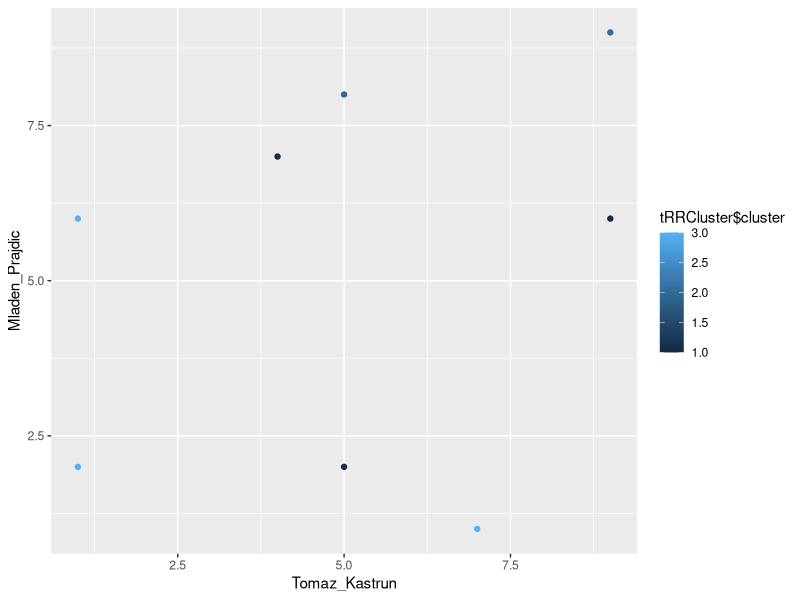
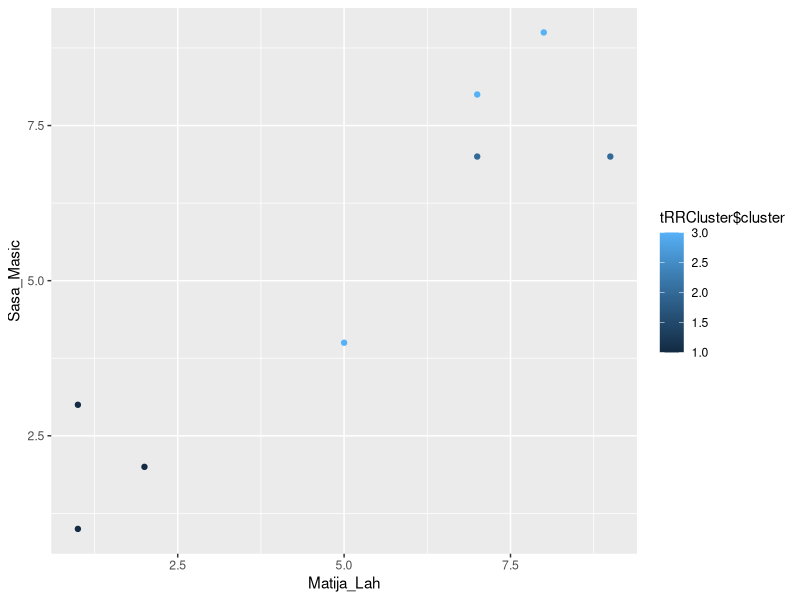
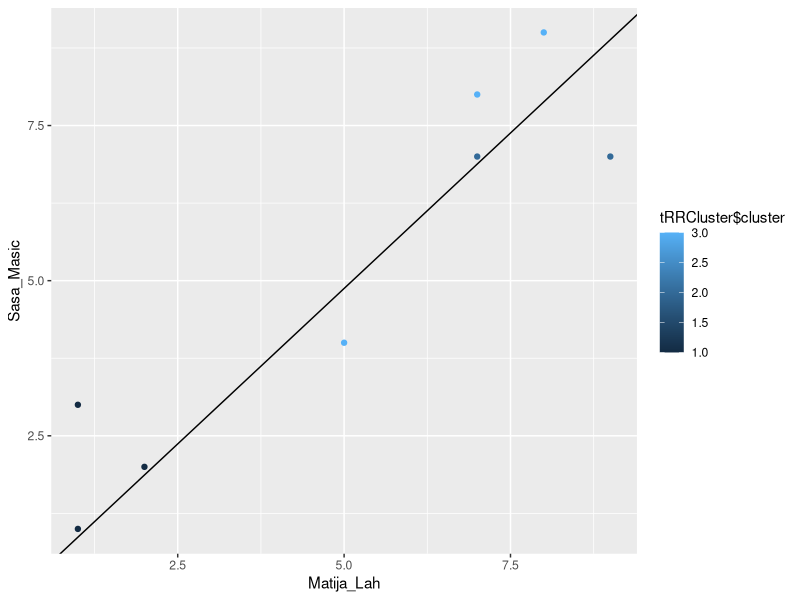
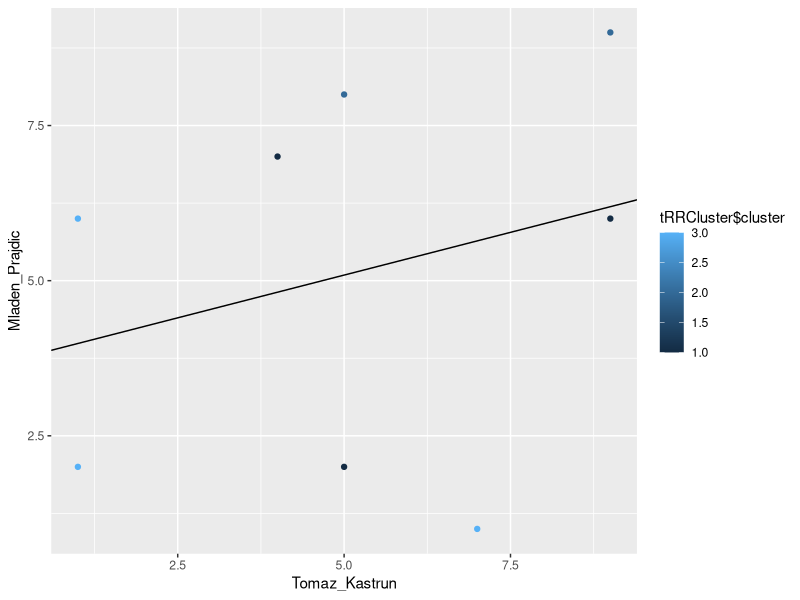

These charts were generated, in order, by the following R code: (Note: this script raises an error after producing the figures.)
#######
#######
### SQL SAT Madrid
### Some goofying around with the data
### 28.September 209
#######
#######

setwd("C:/DataTK")


Matija_Lah     <- c(1,1,2,5,7,8,9,7)
Tomaz_Kastrun  <- c(5,9,4,1,1,7,5,9)
Dejan_Sarka    <- c(1,4,2,5,8,6,2,8)
Mladen_Prajdic <- c(2,6,7,2,6,1,8,9)
Sasa_Masic     <- c(1,3,2,4,8,9,7,7)


restaurantRatings <- rbind(Matija_Lah, Tomaz_Kastrun, Dejan_Sarka, Mladen_Prajdic, Sasa_Masic) 

colnames(restaurantRatings) <- c("Foculus", "Pr' Matiji doma", "Sir William's Pub", "Eksperiment", "Pivnica Union", "Pikniki pr Dejanu", "Manna", "Compa")

restaurantRatings


dist(restaurantRatings, method = 'euclidean')


dist(t(restaurantRatings), method = 'euclidean')




# install.packages("proxy")
library(proxy)

dist(restaurantRatings, method = 'cosine')

binaryRatingMatrix <- restaurantRatings > 5

dist(binaryRatingMatrix, method = 'jaccard')

# Note the z-score!
# rm_cen <- t(apply(restaurantRatings, 1, function(x) x - mean(x)/sd(x)))
rm_cen <- 
  t(apply(restaurantRatings, 1, function(x) x - mean(x)))

rm_cen


library(ggplot2)

RR <- data.frame(restaurantRatings)


RRCluster <- kmeans(RR, 2, nstart = 20)
RRCluster

RRCluster <- kmeans(RR, 3, nstart = 20)
RRCluster

#already absurd, because 5 people and 4 clusters is "overfitting"
RRCluster <- kmeans(RR, 4, nstart = 20)
RRCluster

#so we stick with 3 clusters solution
RRCluster <- kmeans(RR, 3, nstart = 20)


RRCluster$cluster <- as.factor(RRCluster$cluster)

#transpose dataset 
tRR <- data.frame(t(RR))

#clusters for the restaurants
tRRCluster <- kmeans(tRR, 3, nstart = 20)

# cluster 4 has loading = 0
tRRCluster <- kmeans(tRR, 4, nstart = 20)

# no way
tRRCluster <- kmeans(tRR, 5, nstart = 20)

#so we stick to 3 clusters
tRRCluster <- kmeans(tRR, 3, nstart = 20)
tRRCluster

#based on three clusters of restaurants, I want to plot the differences from euclidian difference between friends

# Tomaz_Kastrun, Mladen_Prajdic -> should be far apart
# Matija_Lah, Sasa_Masic -> should be very close

ggplot(tRR, aes(Tomaz_Kastrun, Mladen_Prajdic, color = tRRCluster$cluster)) + geom_point()


# you can almost see a regression line :-) with minimal SSE (sum of squared errors)
ggplot(tRR, aes(Matija_Lah, Sasa_Masic, color = tRRCluster$cluster)) + geom_point() 


# draw that regression line
ggplot(tRR, aes(Matija_Lah, Sasa_Masic, color = tRRCluster$cluster)) + geom_point() +
  geom_abline(intercept = -0.1352, slope = 1.0020)


#where to get intercept and slope?
lm(tRR$Matija_Lah ~ tRR$Sasa_Masic)




# we can also check the regression line for previous example
ggplot(tRR, aes(Tomaz_Kastrun, Mladen_Prajdic, color = tRRCluster$cluster)) + geom_point() + geom_abline(intercept=3.7129, slope=0.2755)


# lm(tRR$Tomaz_Kastrun ~ tRR$Mladen_Prajdic)





# ~~~~~~~~~~~~~~~~~~~~~~
# CASE  of relevant data
# ~~~~~~~~~~~~~~~~~~~~~~

Matija_Lah     <- c(1,1,2,5,7,8,9,7)
Tomaz_Kastrun  <- c(5,9,4,1,1,7,5,9)
Dejan_Sarka    <- c(1,4,2,5,8,6,2,8)
Mladen_Prajdic <- c(2,6,7,2,6,1,8,9)
Sasa_Masic     <- c(1,3,2,4,8,9,7,7)


restaurantRatings <- rbind(Matija_Lah, Tomaz_Kastrun, Dejan_Sarka, Mladen_Prajdic, Sasa_Masic) 

colnames(restaurantRatings) <- c("Foculus", "Pr' Matiji doma", "Sir William's Pub", "Eksperiment", "Pivnica Union", "Pikniki pr Dejanu", "Manna", "Compa")

restaurantRatings

#~~~~~~~~~~~~~~~~~~~~~~~~~
# case of ir-relevant data
#~~~~~~~~~~~~~~~~~~~~~~~~~

Matija_Lah     <- c(1,1,2, "blue", FALSE)
Tomaz_Kastrun  <- c(5,9,4, "white", FALSE)
Dejan_Sarka    <- c(1,4,2, "black", FALSE)
Mladen_Prajdic <- c(2,6,7, "blue", FALSE)
Sasa_Masic     <- c(1,3,2, "white", TRUE)

restaurantRatings <- rbind(Matija_Lah, Tomaz_Kastrun, Dejan_Sarka, Mladen_Prajdic, Sasa_Masic) 

colnames(restaurantRatings) <- c("Foculus", "Pr' Matiji doma", "Sir William's Pub", "Socks Color", "Has a hat")

df_restaurantRatings <- data.frame(restaurantRatings)



#~~~~~~~~~~~~~~~~~~~~~~~~~~~~~~~~~
# missing data  /  related data?
#~~~~~~~~~~~~~~~~~~~~~~~~~~~~~~~~~

Matija_Lah     <- c(1,1,2, "blue", FALSE)
Tomaz_Kastrun  <- c(5,9,NA, "white", FALSE)
Dejan_Sarka    <- c(1,4,2, "black", FALSE)
Mladen_Prajdic <- c(2,6,7, NA , FALSE)
Sasa_Masic     <- c(1,3,NA , "white", TRUE)



restaurantRatings <- rbind(Matija_Lah, Tomaz_Kastrun, Dejan_Sarka, Mladen_Prajdic, Sasa_Masic) 

colnames(restaurantRatings) <- c("Foculus", "Pr' Matiji doma", "Sir William's Pub", "Socks Color", "Has a hat")

df_restaurantRatings_missing <- data.frame(restaurantRatings)







#########################################################
### End of file
#########################################################













































options(digits = 2)
(rm_svd <- svd(restaurantRatings))


reconstructed_rm <- rm_svd$u %*% diag(rm_svd$d) %*% t(rm_svd$v)
reconstructed_rm


energy <- rm_svd$d ^ 2
cumsum(energy) / sum(energy)

d92 <- c(rm_svd$d[1:2], rep(0, length(rm_svd$d) - 2))
reconstructed92_rm <- rm_svd$u %*% diag(d92) %*% t(rm_svd$v)
reconstructed92_rm





######################################################################
######################################################################


#################################
# Introducing the Iris Data Set
#################################

head(iris, n = 3)

new_sample <- c(4.8, 2.9, 3.7, 1.7)
names(new_sample)<-c("Sepal.Length","Sepal.Width","Petal.Length","Petal.Width")
new_sample

iris_features <- iris[1:4]
dist_eucl <- function(x1, x2) sqrt(sum((x1 - x2) ^ 2))
distances <- apply(iris_features,1,function(x) dist_eucl(x,new_sample))
distances_sorted <- sort(distances,index.return = T)
str(distances_sorted)

nn_5 <- iris[distances_sorted$ix[1:5],]
nn_5

#################################
# Preprocessing with caret
#################################

library("caret")
iris_numeric <- iris[1:4]
pp_unit <- preProcess(iris_numeric, method = c("range"))
iris_numeric_unit <- predict(pp_unit, iris_numeric)
pp_zscore <- preProcess(iris_numeric, method = c("center", "scale"))
iris_numeric_zscore <- predict(pp_zscore, iris_numeric)
pp_boxcox <- preProcess(iris_numeric, method = c("BoxCox"))
iris_numeric_boxcox <- predict(pp_boxcox, iris_numeric)

p1 <- ggplot(iris_numeric, aes(x=Sepal.Length)) + geom_density(color="black",fill="black",alpha=0.4)+ ggtitle("Unnormalized")
p1

p2 <- ggplot(iris_numeric_unit, aes(x=Sepal.Length)) + geom_density(color="black",fill="black",alpha=0.4)+ ggtitle("Unit Interval Transformation")
p2

p3 <- ggplot(iris_numeric_zscore, aes(x=Sepal.Length)) + geom_density(color="black",fill="black",alpha=0.4)+ ggtitle("Z-Score Transformation")
p3

p4 <- ggplot(iris_numeric_boxcox, aes(x=Sepal.Length)) + geom_density(color="black",fill="black",alpha=0.4)+ ggtitle("Box Cox Transformation")
p4

#################################
# Problematic Features
#################################

cor(iris_numeric)

iris_cor <- cor(iris_numeric)
findCorrelation(iris_cor)
findCorrelation(iris_cor,cutoff=0.99)
findCorrelation(iris_cor,cutoff=0.80)

new_iris <- iris_numeric
new_iris$Cmb <- 6.7*new_iris$Sepal.Length - 0.9*new_iris$Petal.Width
set.seed(68)
new_iris$Cmb.N <- new_iris$Cmb + rnorm(nrow(new_iris),sd=0.1)
options(digits = 4)
head(new_iris, n = 3)

findLinearCombos(new_iris)

newer_iris <- iris_numeric
newer_iris$ZV <- 6.5
newer_iris$Yellow <- ifelse(rownames(newer_iris)==1,T,F)
head(newer_iris,n=3)

nearZeroVar(newer_iris)
nearZeroVar(newer_iris, saveMetrics=T)

#################################
# Principal Components Analysis
#################################

pp_pca <- preProcess(iris_numeric, method=c("BoxCox", "center", "scale", "pca"), thresh=0.95)
iris_numeric_pca <- predict(pp_pca, iris_numeric)
head(iris_numeric_pca, n=3)

options(digits=2)
pp_pca$rotation

pp_pca_full <- preProcess(iris_numeric, method=c("BoxCox", "center", "scale", "pca"), pcaComp=4)
iris_pca_full <- predict(pp_pca_full, iris_numeric)
pp_pca_var <- apply(iris_pca_full,2,var)
iris_pca_var <- data.frame(Variance = round(100*pp_pca_var/sum(pp_pca_var),2), CumulativeVariance = round(100*cumsum(pp_pca_var) / sum(pp_pca_var),2))
iris_pca_var

p <- ggplot(data=iris_pca_var) 
p <- p + aes(x=rownames(iris_pca_var), y=Variance, group=1) 
p <- p + geom_line() 
p <- p + geom_point() 
p <- p + xlab("Principal Component") 
p <- p + ylab ("Percentage of Original Variance Captured")
p <- p +  ggtitle("Scree Plot for Iris PCA") 
p <- p + geom_text(aes(label = paste(Variance, "% (", CumulativeVariance, "%)", sep = ""), parse = F),hjust=0, vjust=-0.5)
p

#################################
# k-Nearest Neighbors
#################################

set.seed(2412)
iris_sampling_vector <- createDataPartition(iris$Species, p = 0.8, list = FALSE)

iris_train <- iris_numeric[iris_sampling_vector,]
iris_train_z <- iris_numeric_zscore[iris_sampling_vector,]
iris_train_pca <- iris_numeric_pca[iris_sampling_vector,]
iris_train_labels <- iris$Species[iris_sampling_vector]

iris_test <- iris_numeric[-iris_sampling_vector,]
iris_test_z <- iris_numeric_zscore[-iris_sampling_vector,]
iris_test_pca <- iris_numeric_pca[-iris_sampling_vector,]
iris_test_labels <- iris$Species[-iris_sampling_vector]

knn_model <- knn3(iris_train, iris_train_labels, k = 5)
knn_model_z <- knn3(iris_train_z, iris_train_labels, k = 5)
knn_model_pca <- knn3(iris_train_pca, iris_train_labels, k = 5)

#################################
# kNN Contour Plots
#################################

require(class)

layout(matrix(1:4,2,2, byrow=T))

for (k in c(1,5,10,15)) {
  x <- iris_train_pca
  px1 <- seq(from=-3.5, to=3.5, by=0.1)
  px2 <- seq(from=-3.0, to=3.5, by=0.1)
  g <- iris_train_labels
  xnew <- as.matrix(expand.grid(px1, px2))
  mod15 <- knn(x, xnew, g, k=k, prob=F)
  prob <- ifelse(mod15=="setosa", 1.0, ifelse(mod15=="virginica", 0.6, 0.1))
  prob15 <- matrix(prob, length(px1), length(px2))
  par(mar=rep(2,4))
  contour(px1, px2, prob15, levels=c(0.2), labels="", xlab="", ylab="", main=paste(k,"NN on Iris PCA",sep=""), axes=FALSE)
  train_pch <- ifelse(g=="setosa", 15, ifelse(g=="virginica", 16, 17))
  grid_pch <- ifelse(mod15=="setosa", 15, ifelse(mod15=="virginica", 16 , 17))
  points(x, pch=train_pch, cex=1.2, col="gray40")
  gd <- expand.grid(x=px1, y=px2)
  points(gd, pch=".", cex=0.4)
  box()
}

#################################
# Assessing Models
#################################

knn_predictions_prob <- predict(knn_model, iris_test, type="prob")
tail(knn_predictions_prob, n=3)

knn_predictions <- predict(knn_model, iris_test, type="class")
knn_predictions_z <- predict(knn_model_z, iris_test_z, type="class")
knn_predictions_pca <- predict(knn_model_pca, iris_test_pca, type="class")

postResample(knn_predictions, iris_test_labels)
postResample(knn_predictions_z, iris_test_labels)
postResample(knn_predictions_pca, iris_test_labels)

table(knn_predictions,iris_test_labels)

#################################
# Binary Classification
#################################

set.seed(56)
actual <- rbinom(100000, 1, 1/10000)
a_f <- as.factor(ifelse(actual==1,"positive","negative"))
set.seed(59)
predicted <- rbinom(100000, 1, 1/1000)
p_f <- as.factor(ifelse((predicted+actual)==1,"positive","negative"))
table(actual=a_f,predicted=p_f)






















